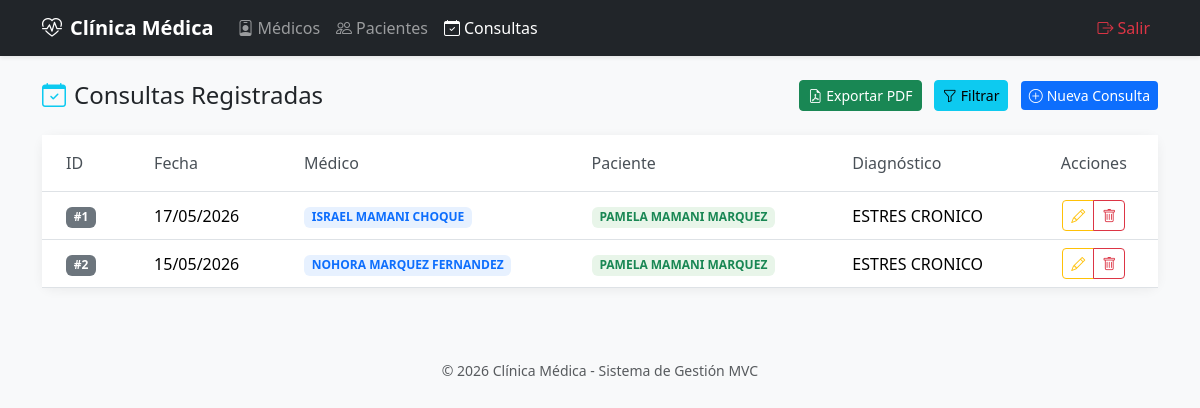
/consultas/, run on the app's committed database.
### models/consulta_model.py (models this page shows, shortened)
class Consulta(db.Model):
    __tablename__ = 'consultas'
    id = db.Column(db.Integer, primary_key=True)
    fecha = db.Column(db.DateTime, default=datetime.utcnow, nullable=False)
    diagnostico = db.Column(db.Text, nullable=False)
    tratamiento = db.Column(db.Text, nullable=False)
    medico_id = db.Column(db.Integer, db.ForeignKey('medicos.id'), nullable=False)
    paciente_id = db.Column(db.Integer, db.ForeignKey('pacientes.id'), nullable=False)
    @staticmethod
    def get_all():
        return Consulta.query.all()

### models/medico_model.py (models this page shows, shortened)
class Medico(db.Model):
    __tablename__ = 'medicos'
    id = db.Column(db.Integer, primary_key=True)
    nombre = db.Column(db.String(100), nullable=False)
    especialidad = db.Column(db.String(80), nullable=False)
    telefono = db.Column(db.String(20))
    correo = db.Column(db.String(100), unique=True, nullable=False)
    consultas = db.relationship('Consulta', backref='medico', lazy=True, cascade='all, delete-orphan')
    def delete(self):
        db.session.delete(self)
        db.session.commit()

### models/paciente_model.py (models this page shows, shortened)
class Paciente(db.Model):
    __tablename__ = 'pacientes'
    id = db.Column(db.Integer, primary_key=True)
    nombre = db.Column(db.String(100), nullable=False)
    edad = db.Column(db.Integer, nullable=False)
    direccion = db.Column(db.String(150))
    telefono = db.Column(db.String(20))
    consultas = db.relationship('Consulta', backref='paciente', lazy=True, cascade='all, delete-orphan')
    def delete(self):
        db.session.delete(self)
        db.session.commit()

### controllers/consulta_controller.py (the view)
@consulta_bp.route('/')
def index():
    consultas = Consulta.get_all()
    return consulta_view['list'](consultas)

### run.py (called while the page is built)
@app.context_processor
def inject_active_path():
    def is_active(path):
        return 'active' if request.path.startswith(path) else ''
    return dict(is_active=is_active)

### views/consulta_view.py (called while the page is built)
def list(consultas, filtro=False):
    return render_template('consultas/index.html', consultas=consultas, filtro=filtro)

### templates/consultas/index.html (shortened to what this page needs)
{% extends 'base.html' %}
{% block content %}
<div class="d-flex justify-content-between align-items-center mb-4">
    <h4 class="mb-0"><i class="bi bi-calendar-check me-2 text-info"></i>Consultas Registradas</h4>
    <div>
        <a href="{{ url_for('consulta.exportar_consultas_pdf') }}" class="btn btn-success btn-sm me-2" title="Descargar PDF">
            <i class="bi bi-file-earmark-pdf me-1"></i>Exportar PDF
        </a>
        <a href="{{ url_for('consulta.filtrar') }}" class="btn btn-info btn-sm me-2">
            <i class="bi bi-funnel me-1"></i>Filtrar
        </a>
        <a href="{{ url_for('consulta.create') }}" class="btn btn-primary btn-sm">
            <i class="bi bi-plus-circle me-1"></i>Nueva Consulta
        </a>
    </div>
</div>
<div class="card">
    <div class="card-body p-0">
        {% if consultas %}
        <div class="table-responsive">
            <table class="table table-hover align-middle mb-0">
                <thead class="bg-light">
                    <tr>
                        <th class="py-3 px-4">ID</th>
                        <th class="py-3 px-4">Fecha</th>
                        <th class="py-3 px-4">Médico</th>
                        <th class="py-3 px-4">Paciente</th>
                        <th class="py-3 px-4">Diagnóstico</th>
                        <th class="py-3 px-4 text-center">Acciones</th>
                    </tr>
                </thead>
                <tbody>
                    {% for c in consultas %}
                    <tr>
                        <td class="px-4"><span class="badge bg-secondary">#{{ c.id }}</span></td>
                        <td class="px-4">{{ c.fecha.strftime('%d/%m/%Y') }}</td>
                        <td class="px-4"><span class="badge badge-medico">{{ c.medico.nombre }}</span></td>
                        <td class="px-4"><span class="badge badge-paciente">{{ c.paciente.nombre }}</span></td>
                        <td class="px-4">{{ c.diagnostico[:50] }}{% if c.diagnostico|length > 50 %}...{% endif %}</td>
                        <td class="px-4 text-center">
                            <div class="btn-group btn-group-sm">
                                <a href="{{ url_for('consulta.edit', id=c.id) }}" class="btn btn-outline-warning" title="Editar"><i class="bi bi-pencil"></i></a>
                                <a href="{{ url_for('consulta.delete', id=c.id) }}" class="btn btn-outline-danger" onclick="return confirm('¿Eliminar consulta?')" title="Eliminar"><i class="bi bi-trash"></i></a>
                            </div>
                        </td>
                    </tr>
                    {% endfor %}
                </tbody>
            </table>
        </div>
        {% else %}
        <div class="empty-state">
            <i class="bi bi-calendar-x display-4 mb-3"></i>
            <p class="mb-0">No hay consultas registradas</p>
        </div>
        {% endif %}
    </div>
</div>
{% endblock %}

### templates/base.html (style rules this page uses)
:root { --primary: #0d6efd; --secondary: #6c757d; }
body { background: #f8f9fa; font-family: 'Segoe UI', system-ui, sans-serif; }
.card { border: none; box-shadow: 0 2px 12px rgba(0,0,0,.06); border-radius: 12px; }
.btn-primary { background: var(--primary); border: none; }
.table th { font-weight: 500; color: #495057; }
.badge-medico { background: #e7f1ff; color: #0d6efd; }
.badge-paciente { background: #e8f5e9; color: #198754; }

### data on the page
Consulta: id "1", fecha "17/05/2026", medico.nombre "ISRAEL MAMANI CHOQUE", paciente.nombre "PAMELA MAMANI MARQUEZ", diagnostico "ESTRES CRONICO"
Consulta: id "2", fecha "15/05/2026", medico.nombre "NOHORA MARQUEZ FERNANDEZ", paciente.nombre "PAMELA MAMANI MARQUEZ", diagnostico "ESTRES CRONICO"
